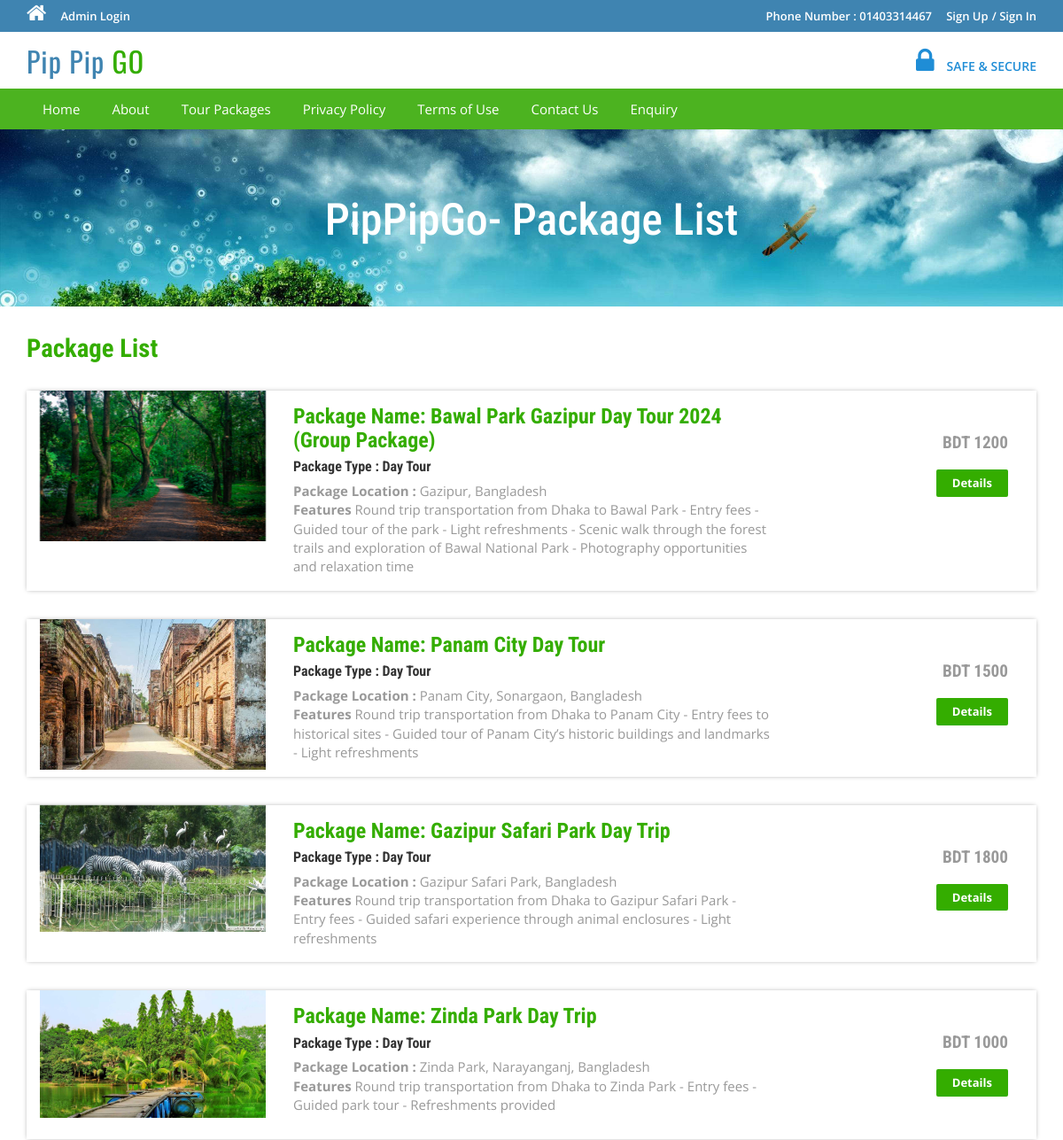
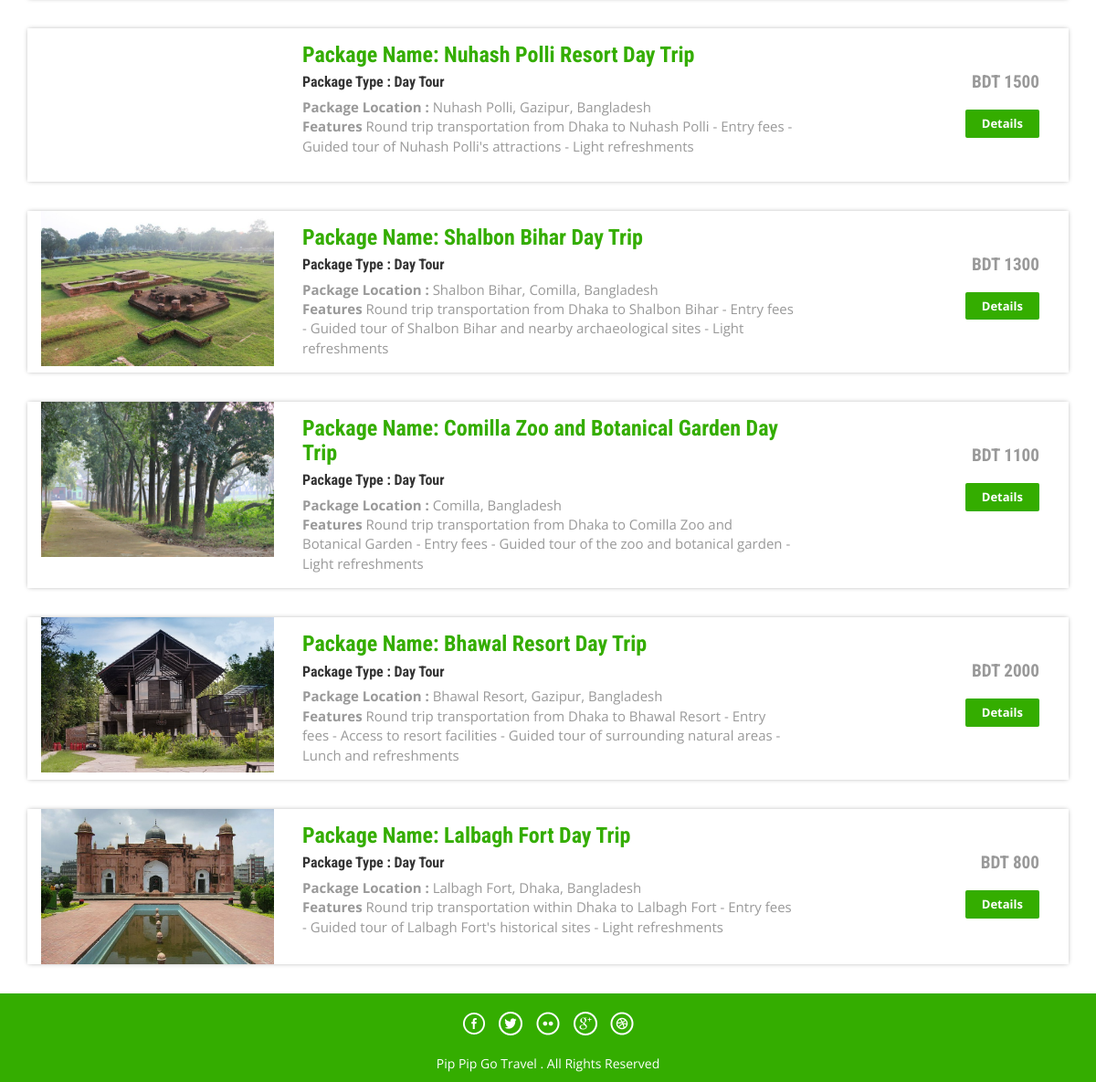
The app's page /package-list.php with its own data (2 pictures, top to bottom).
### tables this page shows
CREATE TABLE `tbltourpackages` (
  `PackageId` int(11) NOT NULL,
  `PackageName` varchar(200) DEFAULT NULL,
  `PackageType` varchar(150) DEFAULT NULL,
  `PackageLocation` varchar(100) DEFAULT NULL,
  `PackagePrice` int(11) DEFAULT NULL,
  `PackageFetures` varchar(255) DEFAULT NULL,
  `PackageDetails` mediumtext DEFAULT NULL,
  `PackageImage` varchar(100) DEFAULT NULL,
  `Creationdate` timestamp NULL DEFAULT current_timestamp(),
  `UpdationDate` timestamp NULL DEFAULT NULL ON UPDATE current_timestamp()
);

### package-list.php (the view, shortened to what this page needs)
<?php
include('includes/config.php');
?>
<!DOCTYPE HTML>
<html>
<head>
<link href="css/bootstrap.css" rel='stylesheet' type='text/css' />
<link href="css/style.css" rel='stylesheet' type='text/css' />
<link href="css/font-awesome.css" rel="stylesheet">
<link href="css/animate.css" rel="stylesheet" type="text/css" media="all">
</head>
<body>
<?php include('includes/header.php');?>
<div class="banner-3">
	<div class="container">
		<h1 class="wow zoomIn animated animated" data-wow-delay=".5s" style="visibility: visible; animation-delay: 0.5s; animation-name: zoomIn;"> PipPipGo- Package List</h1>
	</div>
</div>
<div class="rooms">
	<div class="container">
		<div class="room-bottom">
			<h3>Package List</h3>
<?php $sql = "SELECT * from tbltourpackages";
$query = $dbh->prepare($sql);
$query->execute();
$results=$query->fetchAll(PDO::FETCH_OBJ);
if($query->rowCount() > 0)
{
foreach($results as $result)
{	?>
			<div class="rom-btm">
				<div class="col-md-3 room-left wow fadeInLeft animated" data-wow-delay=".5s">
					<img src="admin/pacakgeimages/<?php echo htmlentities($result->PackageImage);?>" class="img-responsive" alt="">
				</div>
				<div class="col-md-6 room-midle wow fadeInUp animated" data-wow-delay=".5s">
					<h4>Package Name: <?php echo htmlentities($result->PackageName);?></h4>
					<h6>Package Type : <?php echo htmlentities($result->PackageType);?></h6>
					<p><b>Package Location :</b> <?php echo htmlentities($result->PackageLocation);?></p>
					<p><b>Features</b> <?php echo htmlentities($result->PackageFetures);?></p>
				</div>
				<div class="col-md-3 room-right wow fadeInRight animated" data-wow-delay=".5s">
					<h5>BDT <?php echo htmlentities($result->PackagePrice);?></h5>
					<a href="package-details.php?pkgid=<?php echo htmlentities($result->PackageId);?>" class="view">Details</a>
				</div>
				<div class="clearfix"></div>
			</div>
<?php }} ?>
		</div>
	</div>
</div>
<?php include('includes/footer.php');?>
</body>
</html>

### includes/header.php (shortened to what this page needs)
<?php if($_SESSION['login'])
{?>
<div class="top-header">
	<div class="container">
		<ul class="tp-hd-lft wow fadeInLeft animated" data-wow-delay=".5s">
			<li class="hm"><a href="index.html"><i class="fa fa-home"></i></a></li>
			<li class="prnt"><a href="profile.php">My Profile</a></li>
				<li class="prnt"><a href="change-password.php">Change Password</a></li>
			<li class="prnt"><a href="tour-history.php">My Tour History</a></li>
			<li class="prnt"><a href="issuetickets.php">Raised Tickets</a></li>
		</ul>
		<ul class="tp-hd-rgt wow fadeInRight animated" data-wow-delay=".5s">
			<li class="tol">Welcome :</li>
			<li class="sig"><?php echo htmlentities($_SESSION['login']);?></li>
			<li class="sigi"><a href="logout.php" >/ Logout</a></li>
        </ul>
		<div class="clearfix"></div>
	</div>
</div><?php } else {?>
<div class="top-header">
	<div class="container">
		<ul class="tp-hd-lft wow fadeInLeft animated" data-wow-delay=".5s">
			<li class="hm"><a href="index.php"><i class="fa fa-home"></i></a></li>
				<li class="hm"><a href="admin/index.php">Admin Login</a></li>
		</ul>
		<ul class="tp-hd-rgt wow fadeInRight animated" data-wow-delay=".5s">
			<li class="tol">Phone Number : 01403314467</li>
			<li class="sig"><a href="#" data-toggle="modal" data-target="#myModal" >Sign Up</a></li>
			<li class="sigi"><a href="#" data-toggle="modal" data-target="#myModal4" >/ Sign In</a></li>
        </ul>
		<div class="clearfix"></div>
	</div>
</div>
<?php }?>
<div class="header">
	<div class="container">
		<div class="logo wow fadeInDown animated" data-wow-delay=".5s">
			<a href="index.php">Pip Pip<span> GO </span></a>
		</div>
		<div class="lock fadeInDown animated" data-wow-delay=".5s">
			<li><i class="fa fa-lock"></i></li>
            <li><div class="securetxt">SAFE &amp; SECURE </div></li>
		</div>
		<div class="clearfix"></div>
	</div>
</div>
<div class="footer-btm wow fadeInLeft animated" data-wow-delay=".5s">
	<div class="container">
	<div class="navigation">
			<nav class="navbar navbar-default">
				<div class="collapse navbar-collapse nav-wil" id="bs-example-navbar-collapse-1">
					<nav class="cl-effect-1">
						<ul class="nav navbar-nav">
							<li><a href="index.php">Home</a></li>
							<li><a href="page.php?type=aboutus">About</a></li>
								<li><a href="package-list.php">Tour Packages</a></li>
								<li><a href="page.php?type=privacy">Privacy Policy</a></li>
								<li><a href="page.php?type=terms">Terms of Use</a></li>
								<li><a href="page.php?type=contact">Contact Us</a></li>
								<?php if($_SESSION['login'])
{?>
								<li>Need Help?<a href="#" data-toggle="modal" data-target="#myModal3"> / Write Us </a>  </li>
								<?php } else { ?>
								<li><a href="enquiry.php"> Enquiry </a>  </li>
								<?php } ?>
								<div class="clearfix"></div>
						</ul>
					</nav>
				</div>
			</nav>
		</div>
	</div>
</div>

### includes/footer.php
<div class="copy-right">
	<div class="container">
		<div class="footer-social-icons wow fadeInDown animated animated" data-wow-delay=".5s" style="visibility: visible; animation-delay: 0.5s; animation-name: fadeInDown;">
			<ul>
				<li><a class="facebook" href="#"><span>Facebook</span></a></li>
				<li><a class="twitter" href="#"><span>Twitter</span></a></li>
				<li><a class="flickr" href="#"><span>Flickr</span></a></li>
				<li><a class="googleplus" href="#"><span>Google+</span></a></li>
				<li><a class="dribbble" href="#"><span>Dribbble</span></a></li>
			</ul>
		</div>
		<p class="wow zoomIn animated animated" data-wow-delay=".5s" style="visibility: visible; animation-delay: 0.5s; animation-name: zoomIn;"> Pip Pip Go Travel . All Rights Reserved </p>
	</div>
</div>

### css/style.css (style rules this page uses)
html, body { font-size: 100%; background: #fff; font-family: 'Open Sans', sans-serif; }
body a,.grid_1,plan_1,plan_1.one,plan_1.two,i.icon1, i.icon2, i.icon3, i.icon4, i.icon5, i.icon6 { transition:0.5s all; -webkit-transition:0.5s all; -moz-transition:0.5s all; -o-transition:0.5s all; -ms-transition:0.5s all; }
h1,h2,h3,h4,h5,h6 { margin:0; font-family: 'Roboto Condensed', sans-serif; }
p { margin:0; }
ul { margin:0; padding:0; }
.logo a { color: #3F84B1; letter-spacing: 1px; font-size: 2em; font-weight: 400; display: block; text-decoration: none; font-family: 'Oswald', sans-serif; }
.logo span { color:#34ad00; }
i.fa.fa-home { font-size: 24px; }
.top-header { background-color: #3F84B1; border-bottom: 0 none; height: 36px; line-height: 35px; }
ul.tp-hd-lft { float: left; }
ul.tp-hd-lft li { display: inline-block; }
li.hm,li.prnt { margin-right: 12px; }
ul.tp-hd-lft a { font-size: 13px; font-weight: 600; color:#fff; }
ul.tp-hd-rgt { float:right; }
ul.tp-hd-rgt li { display: inline-block; font-size: 13px; font-weight: 600; color:#fff; }
ul.tp-hd-rgt a { font-size: 13px; font-weight: 600; color:#fff; }
li.ned,li.wrt,li.tol { margin-right: 12px; }
.header { background-color: #fff; margin: 0; padding: 10px 0 8px; }
.logo a { display: block; }
.logo { float: left; margin-right: 60px; }
.lock { float: right; margin-top: 7px; }
.securetxt { color: #1f8dd6; line-height: 18px; margin-top: 0px; font-size: 14px; font-weight:600; }
.lock li { display: inline-block; }
i.fa.fa-lock { color:#1f8dd6; font-size: 2em; padding-right: 10px; }
.footer-btm li { display: inline-block; margin: 0 10px; font-size: 14px; color: #fff; }
.footer-btm li a { font-size: 15px; color: #fff; display: inline-block; padding: 5px 8px; }
.footer-btm { background:#4CB320; padding: 0.5em 0; text-align:center; }
.copy-right p { color:#fff; font-size:14px; line-height: 1.8em; }
.copy-right { background:#34ad00; text-align: center; padding: 0.5em 0; }
a.view { padding: 6px 18px; font-weight: 700; color: #fff; background-color: #34ad00; border: 0; font-size: 13px; border-radius: 2px; -webkit-transition: all .2s; -moz-transition: all .2s; transition: all .2s; margin-top: 20px; display: inline-block; }
.banner-3 { background: url(../images/bd1.jpg)no-repeat; background-size: cover; -webkit-background-size: cover; -o-background-size: cover; -ms-background-size: cover; -moz-background-size: cover; min-height:200px; }
.banner-3 h1 { font-size: 50px; margin-bottom: 40px; padding: 1.5em 0 0; text-align: center; color: #fff; }
.rom-btm { margin-top: 2em; box-shadow: 0px 0px 5px -1px rgba(0, 0, 0, 0.37); }
.room-bottom h3 { font-size: 1.8em; font-weight: 700; color: #34ad00; }
.room-bottom { padding: 2em 0; }
.rom-btm h4 { font-size: 1.5em; font-weight: 700; color: #34ad00; }
.rom-btm p { font-size: 15px; color: #999; }
.rom-btm h6 { font-size: 1em; font-weight: 700; margin: 0.5em 0; }
.room-right { text-align: right; padding: 3em 2em; }
.room-midle { padding: 1em; }
.rom-btm h5 { font-size: 1.2em; font-weight: 700; color: #999; }
.footer-social-icons ul li { display:inline-block; margin:0 0.2em; }
.footer-social-icons ul li a { width:30px; height:30px; background:url('../images/img-sprite.png') no-repeat 0px 0px; display:inline-block; position: relative; }
.footer-social-icons ul li a.facebook { background-position:0px 0px; }
.footer-social-icons ul li a.twitter { background-position:-30px 0px; }
.footer-social-icons ul li a.flickr { background-position:-60px 0px; }
.footer-social-icons ul li a.googleplus { background-position:-90px 0px; }
.footer-social-icons ul li a.dribbble { background-position:-120px 0px; }
.footer-social-icons { margin: 10px 0 10px; }
.navbar-default { background-color: #4CB320 !important; border-color: #4CB320 !important; }
.navbar { min-height: 0px !important; margin-bottom:0px !important; border-radius:0px !important; border: none !important; }
ul.nav.navbar-nav li a { font-size: 15px ; color: #fff; display: inline-block; padding: 5px 8px; }
.navbar-collapse { padding-right: 0px !important; padding-left: 0px !important; }

### records on screen
tbltourpackages: PackageImage (picture), PackageName "Bawal Park Gazipur Day Tour 2024 (Group Package)", PackageType "Day Tour", PackageLocation "Gazipur, Bangladesh", PackageFetures "Round trip transportation from Dhaka to Bawal Park - Entry fees - Guided tour of the park - Light refreshments - Scenic walk through the forest trails and exploration of Bawal National Park - Photography opportunities and relaxation time", PackagePrice "1200"
tbltourpackages: PackageImage (picture), PackageName "Panam City Day Tour", PackageType "Day Tour", PackageLocation "Panam City, Sonargaon, Bangladesh", PackageFetures "Round trip transportation from Dhaka to Panam City - Entry fees to historical sites - Guided tour of Panam City’s historic buildings and landmarks - Light refreshments", PackagePrice "1500"
tbltourpackages: PackageImage (picture), PackageName "Gazipur Safari Park Day Trip", PackageType "Day Tour", PackageLocation "Gazipur Safari Park, Bangladesh", PackageFetures "Round trip transportation from Dhaka to Gazipur Safari Park - Entry fees - Guided safari experience through animal enclosures - Light refreshments", PackagePrice "1800"
tbltourpackages: PackageImage (picture), PackageName "Zinda Park Day Trip", PackageType "Day Tour", PackageLocation "Zinda Park, Narayanganj, Bangladesh", PackageFetures "Round trip transportation from Dhaka to Zinda Park - Entry fees - Guided park tour - Refreshments provided", PackagePrice "1000"
tbltourpackages: PackageName "Nuhash Polli Resort Day Trip", PackageType "Day Tour", PackageLocation "Nuhash Polli, Gazipur, Bangladesh", PackageFetures "Round trip transportation from Dhaka to Nuhash Polli - Entry fees - Guided tour of Nuhash Polli's attractions - Light refreshments", PackagePrice "1500"
tbltourpackages: PackageImage (picture), PackageName "Shalbon Bihar Day Trip", PackageType "Day Tour", PackageLocation "Shalbon Bihar, Comilla, Bangladesh", PackageFetures "Round trip transportation from Dhaka to Shalbon Bihar - Entry fees - Guided tour of Shalbon Bihar and nearby archaeological sites - Light refreshments", PackagePrice "1300"
tbltourpackages: PackageImage (picture), PackageName "Comilla Zoo and Botanical Garden Day Trip", PackageType "Day Tour", PackageLocation "Comilla, Bangladesh", PackageFetures "Round trip transportation from Dhaka to Comilla Zoo and Botanical Garden - Entry fees - Guided tour of the zoo and botanical garden - Light refreshments", PackagePrice "1100"
tbltourpackages: PackageImage (picture), PackageName "Bhawal Resort Day Trip", PackageType "Day Tour", PackageLocation "Bhawal Resort, Gazipur, Bangladesh", PackageFetures "Round trip transportation from Dhaka to Bhawal Resort - Entry fees - Access to resort facilities - Guided tour of surrounding natural areas - Lunch and refreshments", PackagePrice "2000"
tbltourpackages: PackageImage (picture), PackageName "Lalbagh Fort Day Trip", PackageType "Day Tour", PackageLocation "Lalbagh Fort, Dhaka, Bangladesh", PackageFetures "Round trip transportation within Dhaka to Lalbagh Fort - Entry fees - Guided tour of Lalbagh Fort's historical sites - Light refreshments", PackagePrice "800"
